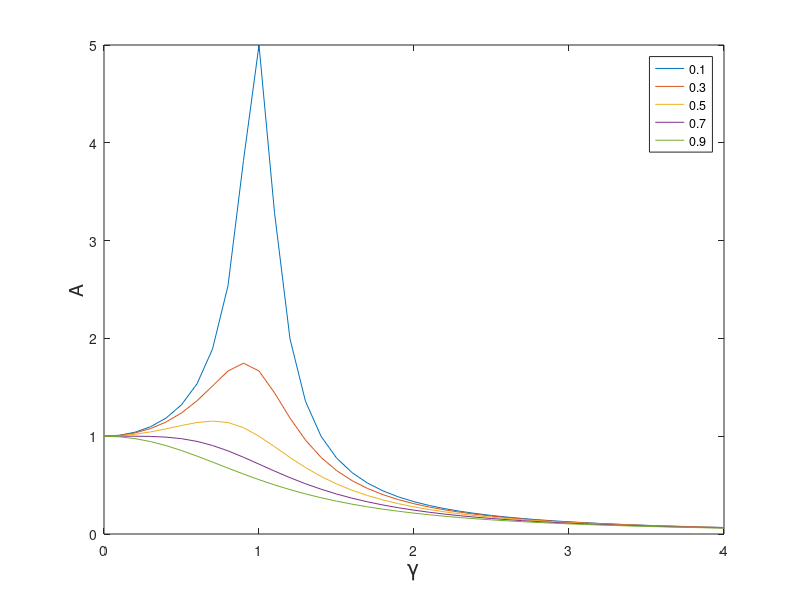
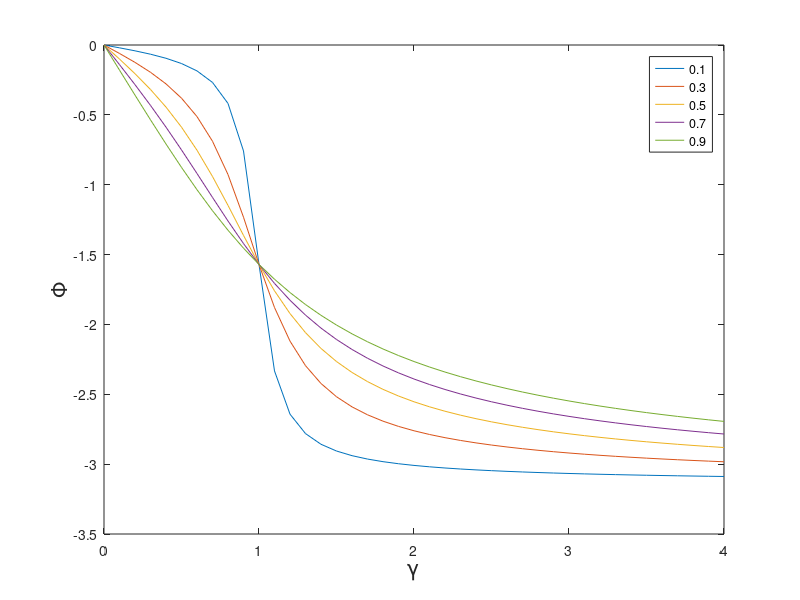

Write the MATLAB code that produced these figures, in order.
clear all
r = 0:0.1:4;

zeta = 0.1:0.2:1;

for i = 1:length(zeta)
    A(i,:) = 1./sqrt((1-r.^2).^2 + (2*zeta(i)*r).^2);
end
figure(1);  clf
plot(r,A)
xlabel('\gamma','fontsize',16)
ylabel('A','fontsize',14)
legend('0.1','0.3','0.5','0.7','0.9')

%%

for i = 1:length(zeta)
    phi(i,:) = -atan2((2*zeta(i).*r),(1-r.^2));
%     phi(i,:) = -atan2d((2*zeta(i).*r)./(1-r.^2));
end

figure(2);  clf
plot(r,phi)
xlabel('\gamma','fontsize',16)
ylabel('\Phi','fontsize',16)
legend('0.1','0.3','0.5','0.7','0.9')

%%

r = 2;
zeta = 0.2;
Z = 1/((1-r^2) + j*(2*zeta*r));
angle(Z)